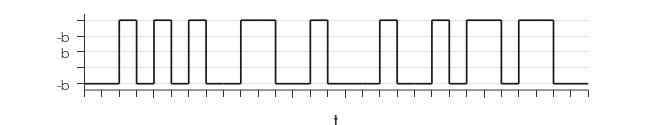
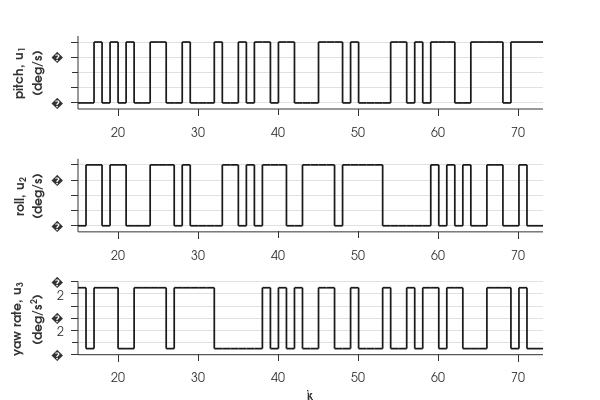

Recreate these plots in MATLAB, in order.



%% GENERAL PRBS
clear all
close all
clc

data_dir = '/Users/akee/School/UCLA/01 thesis/uclathesis/data';
fig_dir = '/Users/akee/School/UCLA/01 thesis/uclathesis/fig/';

% Change to data directory
cd(data_dir);
cd('flight_test_inputs');
load 63.csv
u1 = X63(:,1);
clear X63

h = figure(1);
x = 1:30;
y = u1(15:44);
s = stairs(x,y);
Xlabel = xlabel('t');
axis([1 30 -1.2 1.2])

set( s,...
    'LineWidth'   , 1.25, ...
    'color'       , [.1 .1 .1]);

set( gca,...
    'box'         , 'off', ...
    'TickDir'     , 'out'     , ...
    'TickLength'  , [.015 .015] , ...
    'XTickLabel'  ,  [], ...
    'YTickLabel'  ,  {'-b', ' ', 'b'}, ...
    'FontName'    , 'AvantGarde', ...
    'FontSize'    , 9, ...
    'yGrid'       , 'on', ...
    'xTick'       , [1:1:30], ...
    'XColor'      , [.2 .2 .2], ...
    'YColor'      , [.2 .2 .2]);



set([Xlabel], ...
    'FontName'    , 'AvantGarde', ...
    'FontWeight'  , 'bold', ...
    'FontSize'    , 9);

cd(fig_dir);
set(gcf,'PaperUnits','inches','PaperPosition',[0 0 6.5 1.25])
print(h, '-depsc2', 'general_prbs.eps', '-r100')
close(gcf);

%% TEST PRBS
clear all
close all
clc

max_pitch = 10;
max_roll = 10;
max_yaw = 50;


data_dir = '/Users/akee/School/UCLA/01 thesis/uclathesis/data';
fig_dir = '/Users/akee/School/UCLA/01 thesis/uclathesis/fig/';


cd(data_dir);
cd('flight_test_inputs');
load 63.csv
u1 = X63(:,1);
u2 = X63(:,2);
u3 = X63(:,3);
clear X63

u_size = size(u1);
len = u_size(1);
x = 15:len;
u1 = u1(15:end).*max_pitch;
u2 = u2(15:end).*max_roll;
u3 = u3(15:end).*max_yaw;

h = figure(1);

subplot(3,1,1)
s1 = stairs(x,u1);
Ylabel = ylabel({'pitch, u_1';'(deg/s)'});
axis([15 len -1.2*max_pitch 1.2*max_pitch])
set( gca,...
    'box'         , 'off', ...
    'TickDir'     , 'out'     , ...
    'TickLength'  , [.015 .015] , ...
    'YTickLabel'  ,  {-1*max_pitch, ' ', max_pitch}, ...
    'FontName'    , 'AvantGarde', ...
    'FontSize'    , 9, ...
    'yGrid'       , 'on', ...
    'XColor'      , [.2 .2 .2], ...
    'YColor'      , [.2 .2 .2]);
set([Ylabel], ...
    'FontName'    , 'AvantGarde', ...
    'FontWeight'  , 'bold', ...
    'FontSize'    , 9);

subplot(3,1,2)
s2 = stairs(x,u2);
Ylabel = ylabel({'roll, u_2';'(deg/s)'});
axis([15 len -1.2*max_roll 1.2*max_roll])
set( gca,...
    'box'         , 'off', ...
    'TickDir'     , 'out'     , ...
    'TickLength'  , [.015 .015] , ...
    'YTickLabel'  ,  {-1*max_roll, ' ', max_roll}, ...
    'FontName'    , 'AvantGarde', ...
    'FontSize'    , 9, ...
    'yGrid'       , 'on', ...
    'XColor'      , [.2 .2 .2], ...
    'YColor'      , [.2 .2 .2]);
set([Ylabel], ...
    'FontName'    , 'AvantGarde', ...
    'FontWeight'  , 'bold', ...
    'FontSize'    , 9);

subplot(3,1,3)
s3 = stairs(x,u3);
Xlabel = xlabel('k');
Ylabel = ylabel({'yaw rate, u_3';'(deg/s^2)'});
axis([15 len -1.2*max_yaw 1.2*max_yaw])
set( gca,...
    'box'         , 'off', ...
    'TickDir'     , 'out'     , ...
    'TickLength'  , [.015 .015] , ...
    'YTickLabel'  ,  {-1*max_yaw, ' ', max_yaw}, ...
    'FontName'    , 'AvantGarde', ...
    'FontSize'    , 9, ...
    'yGrid'       , 'on', ...
    'XColor'      , [.2 .2 .2], ...
    'YColor'      , [.2 .2 .2]);
set([Xlabel Ylabel], ...
    'FontName'    , 'AvantGarde', ...
    'FontWeight'  , 'bold', ...
    'FontSize'    , 9);

set( [s1 s2 s3],...
    'LineWidth'   , 1.25, ...
    'color'       , [.1 .1 .1]);

cd(fig_dir);
set(gcf,'PaperUnits','inches','PaperPosition',[0 0 6 4])
print(h, '-depsc2', 'test_prbs.eps', '-r100')
close(gcf);